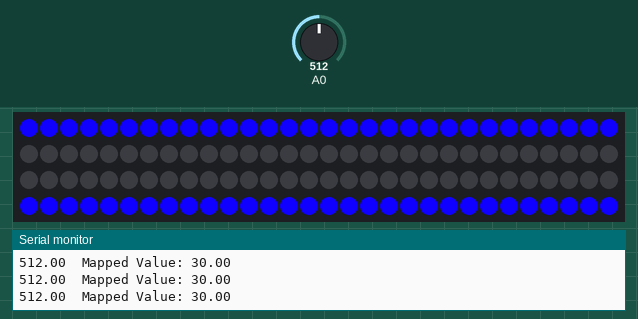
Simulated run of this sketch. Board: Arduino Uno, built with avr-gcc and run on an emulated ATmega328P. On the bench: 120 RGB LEDs in strip order, left to right, continuing on the next row, the last lines printed to the serial monitor. The inputs (shaded band) are chosen by the test bench; at power-on: A0 = 512.

Above: at 1.2 s.
1.3 s: A0 set to 111
3.9 s: A0 set to 90
At 4.46 s:
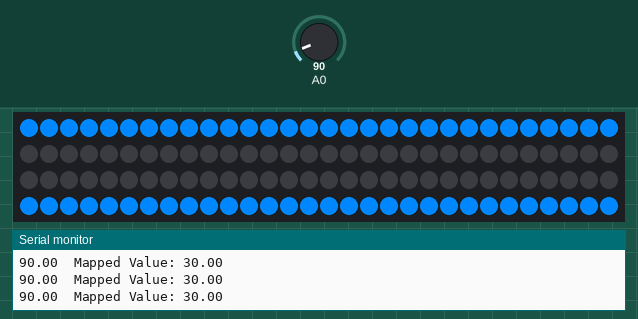
5.4 s: A0 set to 0
At 5.8 s:
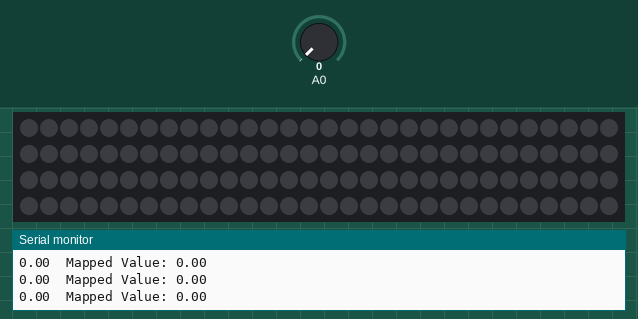
6.9 s: A0 set to 70
At 7.73 s:
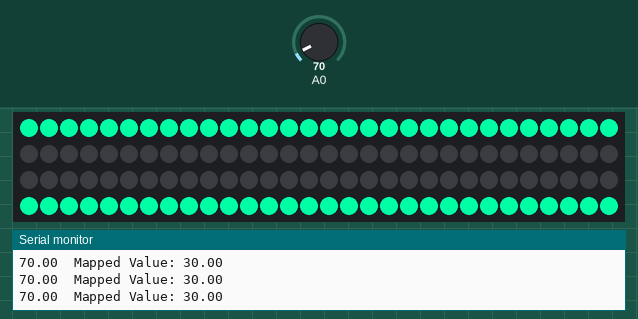
Timing chart, 0 to 9.9 s (numbered marks = the images above; inputs shaded):
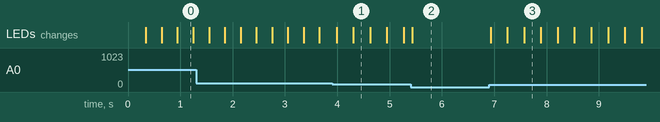

The sketch:

musicReaction_Epilepsy.ino
```cpp
#include <Adafruit_NeoPixel.h>
#ifdef __AVR__
#include <avr/power.h>
#endif

#define PIN 6

// Parameter 1 = number of pixels in strip
// Parameter 2 = Arduino pin number (most are valid)
// Parameter 3 = pixel type flags, add together as needed:
//   NEO_KHZ800  800 KHz bitstream (most NeoPixel products w/WS2812 LEDs)
//   NEO_KHZ400  400 KHz (classic 'v1' (not v2) FLORA pixels, WS2811 drivers)
//   NEO_GRB     Pixels are wired for GRB bitstream (most NeoPixel products)
//   NEO_RGB     Pixels are wired for RGB bitstream (v1 FLORA pixels, not v2)
Adafruit_NeoPixel strip = Adafruit_NeoPixel(120, PIN, NEO_GRB + NEO_KHZ800);

// IMPORTANT: To reduce NeoPixel burnout risk, add 1000 uF capacitor across
// pixel power leads, add 300 - 500 Ohm resistor on first pixel's data input
// and minimize distance between Arduino and first pixel.  Avoid connecting
// on a live circuit...if you must, connect GND first.

//variables that are important for the code pls do not touch
float value;
float value2; //can remove
float microphoneValue;
int counter = 0;


//variables that can be changed to the users desire
int whileLoopValue = 1;
int colorIncrease = 15; //MUST BE A MULTIPLE OF 255
int redColor = 255;
int greenColor = 0;
int blueColor = 0;
int delayTime = 1;


void setup() {
  pinMode(A0, INPUT);
  Serial.begin(9600);
  strip.begin();
  strip.show(); // Initialize all pixels to 'off'
  strip.setBrightness(255);
}

void loop() {
  counter  = 0;
  while(counter < whileLoopValue){
      lightUpInwards(getValue());
      counter++;
      delay(delayTime);
  }

  counter  = 0;
  while(counter < whileLoopValue){
      lightUpOutwards(getValue());
      counter++;
      delay(delayTime);
  }
}

void lightUpInwards(int value){
  setAllOff();
  setColors();
  for(int x = 0; x < value; x++){
    strip.setPixelColor(x, redColor, greenColor, blueColor);
  }
  for(int x = 119; x > (119-value); x--){
    strip.setPixelColor(x, redColor, greenColor, blueColor);
  }
  strip.show();
}


void lightUpOutwards(int value){
  setAllOff();
  setColors();
  //setBlueColor();
  //setGreenColor():
  for(int x = 59; (59-x) < value; x--){
    strip.setPixelColor(x, redColor, greenColor, blueColor);
  }
  for(int x = 60; x < (60+value); x++){
    strip.setPixelColor(x, redColor, greenColor, blueColor);
  }
  strip.show();
}


int getValue(){
    microphoneValue = analogRead(A0);
    //value2 = microphoneValue;
    Serial.print(microphoneValue);
    //value = microphoneValue/1.7; // linear
    value = (microphoneValue*microphoneValue)*0.1; //normally 0.0144 for playing music from phone speaker QUADRATIC
    //value = (microphoneValue*microphoneValue*microphoneValue)/4000; //CUBIC
    value = constrain(value, 0, 30);
    Serial.print("  Mapped Value: ");
    Serial.println(value);
    return value;  //old code: return microphoneValue;
}


void setColors(){
  if(redColor == 255 && greenColor == 0 && blueColor != 255){
    blueColor += colorIncrease;
  }else if(blueColor == 255 && greenColor == 0 && redColor != 0){
    redColor -= colorIncrease;
  }else if(redColor == 0 && blueColor == 255 && greenColor != 255){
    greenColor += colorIncrease;
  }else if(greenColor == 255 && redColor == 0 && blueColor != 0){
    blueColor -= colorIncrease;
  }else if(blueColor == 0 && greenColor == 255 && redColor != 255){
    redColor += colorIncrease;
  }else if(redColor == 255 && blueColor == 0 && greenColor != 0){
    greenColor -= colorIncrease;
  }
}

void setAllOff(){
  for(int x = 0; x < 120; x++){
    strip.setPixelColor(x, 0, 0, 0);
  }
  strip.show();
}
```

Measured:
- the behaviour switches between 100 and 99 on A0 (found by bisection; images 0 and 1)
- after the input at 5.4 s, the LEDs: change at once (image 2)
- after the input at 6.9 s, the LEDs: first change at once (image 3 shows a later state)
